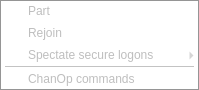
<?xml version="1.0" encoding="UTF-8"?>
<ui version="4.0">
 <class>ChannelMenu</class>
 <widget class="QMenu" name="menuChannel">
  <property name="enabled">
   <bool>false</bool>
  </property>
  <property name="title">
   <string>Channel</string>
  </property>
  <widget class="QMenu" name="menuSpectate">
   <property name="title">
    <string>Spectate secure logons</string>
   </property>
   <addaction name="actionSpectateOff"/>
   <addaction name="separator"/>
   <addaction name="actionSpectateLeagueServer0"/>
   <addaction name="actionSpectateLeagueServer1"/>
   <addaction name="actionSpectateLeagueServer2"/>
  </widget>
  <addaction name="actionPart"/>
  <addaction name="actionRejoin"/>
  <addaction name="menuSpectate"/>
  <addaction name="separator"/>
  <addaction name="actionChanOp_commands"/>
  <action name="actionPart">
   <property name="enabled">
    <bool>true</bool>
   </property>
   <property name="text">
    <string>Part</string>
   </property>
  </action>
  <action name="actionRejoin">
   <property name="text">
    <string>Rejoin</string>
   </property>
  </action>
  <action name="actionChanOp_commands">
   <property name="enabled">
    <bool>false</bool>
   </property>
   <property name="text">
    <string>ChanOp commands</string>
   </property>
  </action>
  <action name="actionSpectateOff">
   <property name="text">
    <string>Off</string>
   </property>
  </action>
  <action name="actionSpectateLeagueServer0">
   <property name="text">
    <string>http://www.tus-wa.com/</string>
   </property>
  </action>
  <action name="actionSpectateLeagueServer1">
   <property name="text">
    <string>http://www.normalnonoobs.com/</string>
   </property>
  </action>
  <action name="actionSpectateLeagueServer2">
   <property name="text">
    <string>http://lookias.worms2d.info/securelogging/</string>
   </property>
  </action>
 </widget>
 <resources/>
 <connections/>
</ui>
